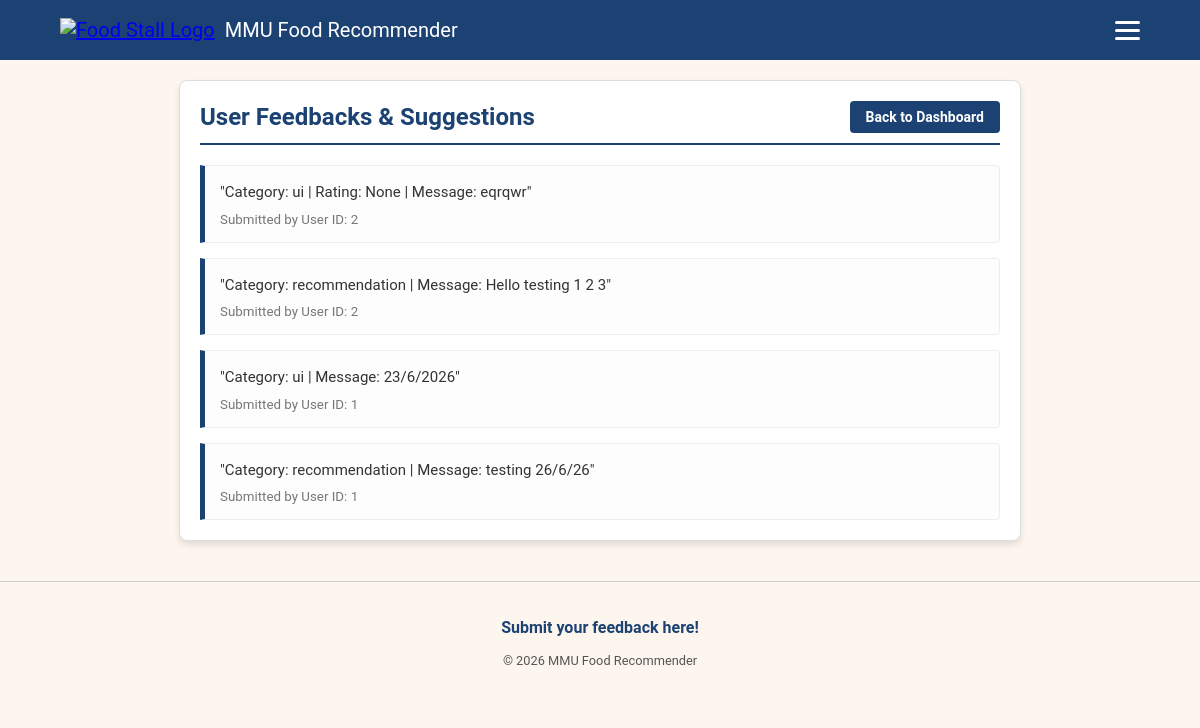
Page /manager_feedback (signed in) on the committed database.
### app.py (models this page shows)
class Feedback(db.Model):
    id = db.Column(db.Integer, primary_key=True)
    content = db.Column(db.Text, nullable=False)
    user_id = db.Column(db.Integer, db.ForeignKey('user.id'), nullable=True) # Optional: stores who sent it

### app.py (the view)
@app.route('/manager_feedback', methods=['GET', 'POST'])
@login_required
@role_required(['manager'])
def view_feedback():
    if current_user.role != 'manager':
        flash("Access denied. Managers only.")
        return redirect(url_for('explore'))
    all_feedbacks = Feedback.query.all()
    return render_template('manager_feedback.html', feedbacks=all_feedbacks)

### app.py (called while the page is built)
@login_manager.user_loader
def load_user(user_id):
    return User.query.get(int(user_id))

def role_required(allowed_roles):
    def decorator(f):
        @wraps(f)
        def decorated_function(*args, **kwargs):
            if not current_user.is_authenticated or current_user.role not in allowed_roles:
                flash("Access denied. You do not have permission to view this page.")
                return redirect(url_for('home'))
            return f(*args, **kwargs)
        return decorated_function
    return decorator

### templates/manager_feedback.html (shortened to what this page needs)
{% extends "base.html" %}
{% block body_class %}page-viewfeedback{% endblock %}
{% block content %}
<body class="page-feedback">
    <div class="feedback-container">
        <div class="feedback-header">
            <h2>User Feedbacks & Suggestions</h2>
            <a href="{{ url_for('manager_dashboard') }}" class="back-btn">Back to Dashboard</a>
        </div>
        {% if feedbacks %}
            <div class="feedback-list">
                {% for fb in feedbacks %}
                    <div class="feedback-item">
                        <p class="feedback-content">"{{ fb.content }}"</p>
                        <small class="feedback-meta">
                            Submitted by User ID: {{ fb.user_id if fb.user_id else "Anonymous" }}
                        </small>
                    </div>
                {% endfor %}
            </div>
        {% else %}
            <p class="no-feedback">No system feedbacks have been submitted yet.</p>
        {% endif %}
    </div>
</body>
{% endblock %}

### static/style.css (style rules this page uses)
:root { --primary: #1c4273; --navy-dark: #153256; --blue-mid: #578ef4; --cream: #fdf6ee; --warm-white: #fff9f2; --orange: #e07b39; --dark: #2b1f14; --mid: #6b4f35; --muted: #a08060; --border: #e2cdb5; --green: #3d7a56; --green-light: #e4f2ea; --gold: #f0a500; --shadow: 0 2px 12px rgba(43, 31, 20, 0.08); --shadow-md: 0 4px 20px rgba(43, 31, 20, 0.13); }
body { font-family: 'Roboto', sans-serif; background-color: var(--cream); color: var(--dark); min-height: 100vh;margin: 0;padding: 0; }
.page-viewfeedback .feedback-container { max-width: 800px; margin: 20px auto; padding: 20px; background: #fff; border: 1px solid #ddd; border-radius: 8px; box-shadow: 0 4px 6px rgba(0,0,0,0.1); }
.page-viewfeedback .feedback-header { display: flex; justify-content: space-between; align-items: center; border-bottom: 2px solid #1c4273; padding-bottom: 10px; margin-bottom: 20px; }
.page-viewfeedback .feedback-header h2 { margin: 0; color: #1c4273; }
.page-viewfeedback .back-btn { text-decoration: none; background: #1c4273; color: white; padding: 8px 16px; border-radius: 4px; font-size: 14px; font-weight: bold; }
.page-viewfeedback .feedback-list { display: flex; flex-direction: column; gap: 15px; }
.page-viewfeedback .feedback-item { padding: 15px; background: #fdfdfd; border: 1px solid #eee; border-left: 5px solid #1c4273; border-radius: 0 4px 4px 0; }
.page-viewfeedback .feedback-content { margin: 0; color: #333; font-size: 15px; line-height: 1.5; white-space: pre-line; }
.page-viewfeedback .feedback-meta { display: block; margin-top: 8px; color: #777; }

### rows in the picture
Feedback: content "Category: ui | Rating: None | Message: eqrqwr", user "2"
Feedback: content "Category: recommendation | Message: Hello testing 1 2 3", user "2"
Feedback: content "Category: ui | Message: 23/6/2026", user "1"
Feedback: content "Category: recommendation | Message: testing 26/6/26", user "1"
